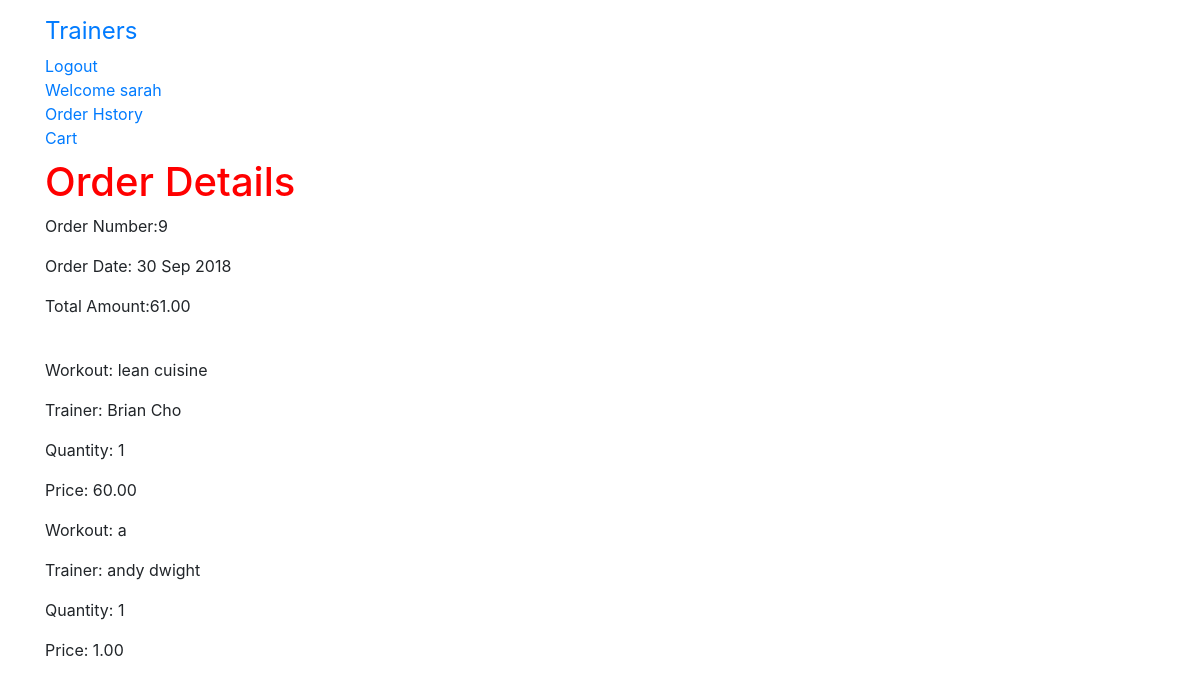
/order/9/ (signed in), run on the app's committed database.
### gym/models.py (models this page shows)
class User(AbstractUser):
    is_trainer = models.BooleanField(default=False)
    is_client= models.BooleanField(default=False)

### order/models.py (models this page shows, shortened)
class Order(models.Model):
    name = models.CharField(max_length=250, default='none') #newnew
    token = models.CharField(max_length=250,blank=True)
    total = models.DecimalField(max_digits=10,decimal_places=2,verbose_name='GBP Order Total')
    emailAddress = models.EmailField(max_length=250,blank=True,verbose_name='Email Address')
    created = models.DateTimeField(auto_now_add=True)
    billingName = models.CharField(max_length=250,blank=True)
    billingAddress1 = models.CharField(max_length=250,blank=True)
    billingCity = models.CharField(max_length=250,blank=True)
    billingPostcode = models.CharField(max_length=10,blank=True)
    billingCountry = models.CharField(max_length=250,blank=True)
    class Meta:
        db_table = 'Order'
        ordering = ['-created'] #to have the most recent order come up first

class OrderItem(models.Model):
    workout = models.CharField(max_length=250)
    trainer = models.CharField(max_length=250, default='none') #new addition
    quantity = models.IntegerField()
    price = models.DecimalField(max_digits=10,decimal_places=2,verbose_name='GBP Price')
    order = models.ForeignKey(Order,on_delete=models.CASCADE)
    class Meta:
        db_table = 'OrderItem'

### order/views.py (the view)
# urls.py: path('<int:order_id>/', views.viewOrder,name='order_detail'),
@login_required
def viewOrder(request, order_id):
    if request.user.is_authenticated:
        email = str(request.user.email)
        order = Order.objects.get(id=order_id,emailAddress=email)
        order_items = OrderItem.objects.filter(order=order)
    context = {'order': order, 'order_items': order_items}
    return render(request, 'order/order_detail.html', context)

### order/templates/order/order_detail.html
{% extends 'base.html' %}
{% load staticfiles %}
{% block content %}
  <h1>Order Details</h1>
  <p>Order Number:{{ order.id }} </p>
  <p>Order Date: {{ order.created|date:"d M Y"}}</p>
  <p>Total Amount:{{ order.total }} </p>
  <br>
  {% for item in order_items%}
  <p>Workout: {{item.workout}}</p>
  <p>Trainer: {{item.trainer}}</p>
  <p>Quantity: {{item.quantity}}</p>
  <p>Price: {{item.price}}</p>
  {% endfor %}
{% endblock %}

### gym/templates/base.html (shortened to what this page needs)
<!DOCTYPE html>
{% load staticfiles %}
<html lang="en" dir="ltr">
  <head>
    <link rel="stylesheet" href="https://maxcdn.bootstrapcdn.com/bootstrap/4.0.0/css/bootstrap.min.css">
    <link rel="stylesheet" href="{% static 'gym/css/app.css' %}">
  </head>
  <body>
    <nav class="navbar navbar-default techfont custom-navbar">
      <div class="container">
        <ul class="nav navbar-nav">
          <li> <a class="navbar-brand bigbrand" href="{% url 'gym:trainer_list'%}">Trainers</a> </li>
        {% if user.is_authenticated %}
          <li> <a href="{% url 'logout'%}">Logout</a> </li>
          <li> <a href="{% url 'gym:profile'%}">Welcome {{ user.username }}</a> </li>
          <li> <a href="{% url 'order:order_history'%}">Order Hstory</a> </li>
          <li> <a href="{% url 'cart:cart_detail'%}"> Cart</a> </li>
        {% else %}
          <li> <a class="nav-item active" href="{% url 'gym:client_signup'%}"> Register as Client</a> </li>
          <li> <a href="{% url 'gym:trainer_signup'%}"> Register as Trainer</a> </li>
          <li> <a class="nav navbar-right" href="{% url 'login'%}">Login</a> </li>
        {% endif %}
        </ul>
      </div>
    </nav>
    <div class="container">
    {% block content %}
    {% endblock %}
    </div>
  </body>
</html>

### gym/static/gym/css/app.css (style rules this page uses)
h1 { color: red; }
.bigbrand { font-size: 1.5em; }

### data on the page
User: username "sarah"
Order: id "9", created "30 Sep 2018", total "61.00"
OrderItem: workout "lean cuisine", trainer "Brian Cho", quantity "1", price "60.00"
OrderItem: workout "a", trainer "andy dwight", quantity "1", price "1.00"
